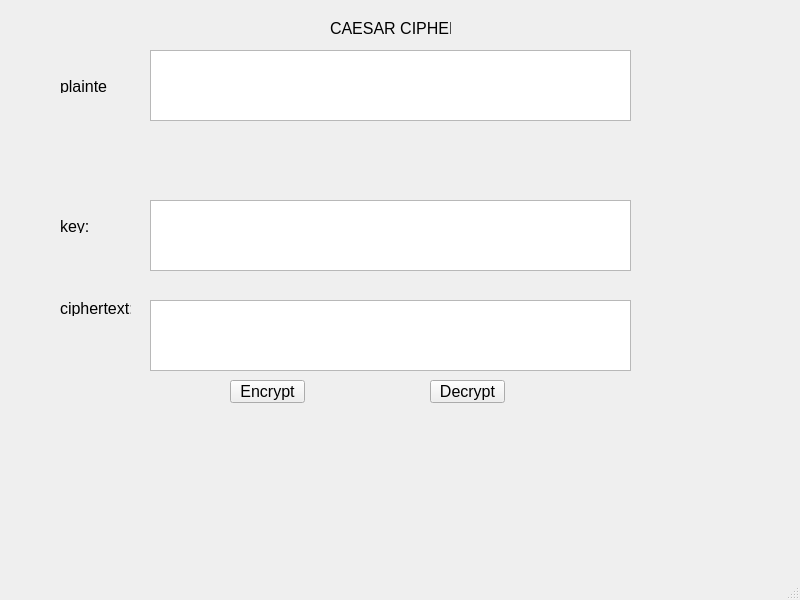
<?xml version="1.0" encoding="UTF-8"?>
<ui version="4.0">
 <class>MainWindow</class>
 <widget class="QMainWindow" name="MainWindow">
  <property name="geometry">
   <rect>
    <x>0</x>
    <y>0</y>
    <width>800</width>
    <height>600</height>
   </rect>
  </property>
  <property name="font">
   <font>
    <pointsize>12</pointsize>
   </font>
  </property>
  <property name="windowTitle">
   <string>MainWindow</string>
  </property>
  <widget class="QWidget" name="centralwidget">
   <widget class="QPushButton" name="pushButton">
    <property name="geometry">
     <rect>
      <x>230</x>
      <y>380</y>
      <width>75</width>
      <height>23</height>
     </rect>
    </property>
    <property name="text">
     <string>Encrypt</string>
    </property>
   </widget>
   <widget class="QPushButton" name="pushButton_2">
    <property name="geometry">
     <rect>
      <x>430</x>
      <y>380</y>
      <width>75</width>
      <height>23</height>
     </rect>
    </property>
    <property name="text">
     <string>Decrypt</string>
    </property>
   </widget>
   <widget class="QLabel" name="label">
    <property name="geometry">
     <rect>
      <x>60</x>
      <y>80</y>
      <width>47</width>
      <height>13</height>
     </rect>
    </property>
    <property name="text">
     <string>plaintext:</string>
    </property>
   </widget>
   <widget class="QLabel" name="label_2">
    <property name="geometry">
     <rect>
      <x>60</x>
      <y>220</y>
      <width>47</width>
      <height>13</height>
     </rect>
    </property>
    <property name="text">
     <string>key:</string>
    </property>
   </widget>
   <widget class="QLabel" name="label_3">
    <property name="geometry">
     <rect>
      <x>60</x>
      <y>300</y>
      <width>71</width>
      <height>16</height>
     </rect>
    </property>
    <property name="text">
     <string>ciphertext:</string>
    </property>
   </widget>
   <widget class="QLabel" name="label_4">
    <property name="geometry">
     <rect>
      <x>330</x>
      <y>20</y>
      <width>121</width>
      <height>16</height>
     </rect>
    </property>
    <property name="text">
     <string>CAESAR CIPHER</string>
    </property>
   </widget>
   <widget class="QPlainTextEdit" name="plainTextEdit">
    <property name="geometry">
     <rect>
      <x>150</x>
      <y>50</y>
      <width>481</width>
      <height>71</height>
     </rect>
    </property>
   </widget>
   <widget class="QPlainTextEdit" name="plainTextEdit_2">
    <property name="geometry">
     <rect>
      <x>150</x>
      <y>200</y>
      <width>481</width>
      <height>71</height>
     </rect>
    </property>
   </widget>
   <widget class="QPlainTextEdit" name="plainTextEdit_3">
    <property name="geometry">
     <rect>
      <x>150</x>
      <y>300</y>
      <width>481</width>
      <height>71</height>
     </rect>
    </property>
   </widget>
  </widget>
  <widget class="QMenuBar" name="menubar">
   <property name="geometry">
    <rect>
     <x>0</x>
     <y>0</y>
     <width>800</width>
     <height>27</height>
    </rect>
   </property>
  </widget>
  <widget class="QStatusBar" name="statusbar"/>
 </widget>
 <resources/>
 <connections/>
</ui>
